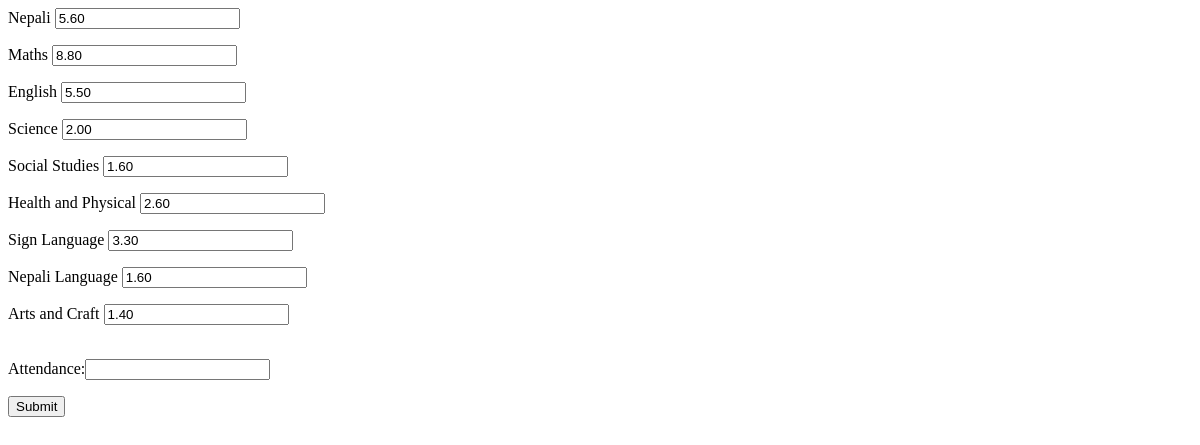
Screenshot of /termexam.php?sid=32&term=first with the database file from the repository.
### tables this page shows
CREATE TABLE `first` (
  `ID` int(3) NOT NULL,
  `name` varchar(30) NOT NULL,
  `class` int(11) NOT NULL,
  `roll` int(11) NOT NULL,
  `total` decimal(8,2) NOT NULL,
  `percent` decimal(5,2) NOT NULL,
  `flag` varchar(1) NOT NULL,
  `1` decimal(8,2) NOT NULL,
  `2` decimal(8,2) NOT NULL,
  `3` decimal(8,2) NOT NULL,
  `4` decimal(8,2) NOT NULL,
  `5` decimal(8,2) NOT NULL,
  `6` decimal(8,2) NOT NULL,
  `7` decimal(8,2) NOT NULL,
  `8` decimal(8,2) NOT NULL,
  `9` decimal(8,2) NOT NULL,
  `10` decimal(8,2) NOT NULL,
  `11` decimal(5,2) NOT NULL,
  `12` decimal(5,2) NOT NULL,
  `13` decimal(8,2) NOT NULL,
  `14` decimal(8,2) NOT NULL,
  `15` decimal(8,2) NOT NULL,
  `16` decimal(8,2) NOT NULL,
  `17` decimal(8,2) NOT NULL,
  `18` decimal(8,2) NOT NULL,
  `19` decimal(8,2) NOT NULL,
  `20` decimal(8,2) NOT NULL,
  `attend` varchar(11) NOT NULL,
  `rank` int(11) NOT NULL,
  `batch` int(11) NOT NULL,
  PRIMARY KEY (`ID`)
);

### termexam.php (the view, shortened to what this page needs)
<head>
<link href="SpryAssets/SpryValidationTextField.css" rel="stylesheet" type="text/css" />
<link href="SpryAssets/SpryValidationTextarea.css" rel="stylesheet" type="text/css" />
<link href="SpryAssets/SpryValidationSelect.css" rel="stylesheet" type="text/css" />
</head>
<?php
$sid=$_GET['sid'];
$classic=classfinder($sid);
if ($classic<=5){$numsubjects=9;$tabletoread=5;}
else if ($classic<=8){$numsubjects=12;$tabletoread=8;}
else{$numsubjects=12;$tabletoread=10;}
$mark[20]=0;
function classfinder($sid)
{
	$table="main";
$sql="SELECT * FROM `$table` where ID=$sid";
$result = mysql_query($sql) or die(mysql_error());
	if($result)
	{
		$row=mysql_fetch_array($result);
		$class=$row['class'];
	}
	return $class;
}
	?>
<?php $sid=$_GET['sid'];	$term=$_GET['term'];?>
<form method="post" name="form" id = "marksform" action="editmarks.php?sid=<?php echo $sid?>&term=<?php echo $term;?>">
<?php
$querysql="SELECT * FROM `$term` where ID=$sid";
$result = mysql_query($querysql) or die(mysql_error());
	if($result){	$row=mysql_fetch_array($result);
	for($k=1; $k<=$numsubjects; $k++)
	{
	$mark[$k]=$row[$k];
	}
	}
	$sql="SELECT * FROM `$tabletoread`";
	$result = mysql_query($sql) or die(mysql_error());
	if($result)
	{
	$numsubs=mysql_num_rows($result);
	for($k=1; $k<=$numsubs; $k++)
	{
	$row=mysql_fetch_array($result);
	$sub[$k]=$row['subject'];
	}
	}
	for($k=1;$k<=$numsubs;$k++)
	{
?>
<p><?php echo $sub[$k];?>
<span id="sprytextfield<?php echo $k;?>">
    <input type="text" name="<?php echo $k;?>" id="<?php echo $k;?>" value="<?php echo $mark[$k];?>" class="validity"/>
</span>
  </p>
 <?php }  ?>
 <span id="sprytextfield_attendance">
    <br />Attendance:<input type="text" name="attend" id="attd"/>
</span>
<input type="submit" name="submit" />
</form>

### rows the page displays
first: 1 "5.60", 2 "8.80", 3 "5.50", 4 "2.00", 6 "2.60", 7 "3.30", 9 "1.40"

### other values shown
$sub[$k] "Nepali"
$sub[$k] "Maths"
$sub[$k] "English"
$sub[$k] "Science"
$sub[$k] "Social Studies"
$sub[$k] "Health and Physical"
$sub[$k] "Sign Language"
$sub[$k] "Nepali Language"
$sub[$k] "Arts and Craft"
